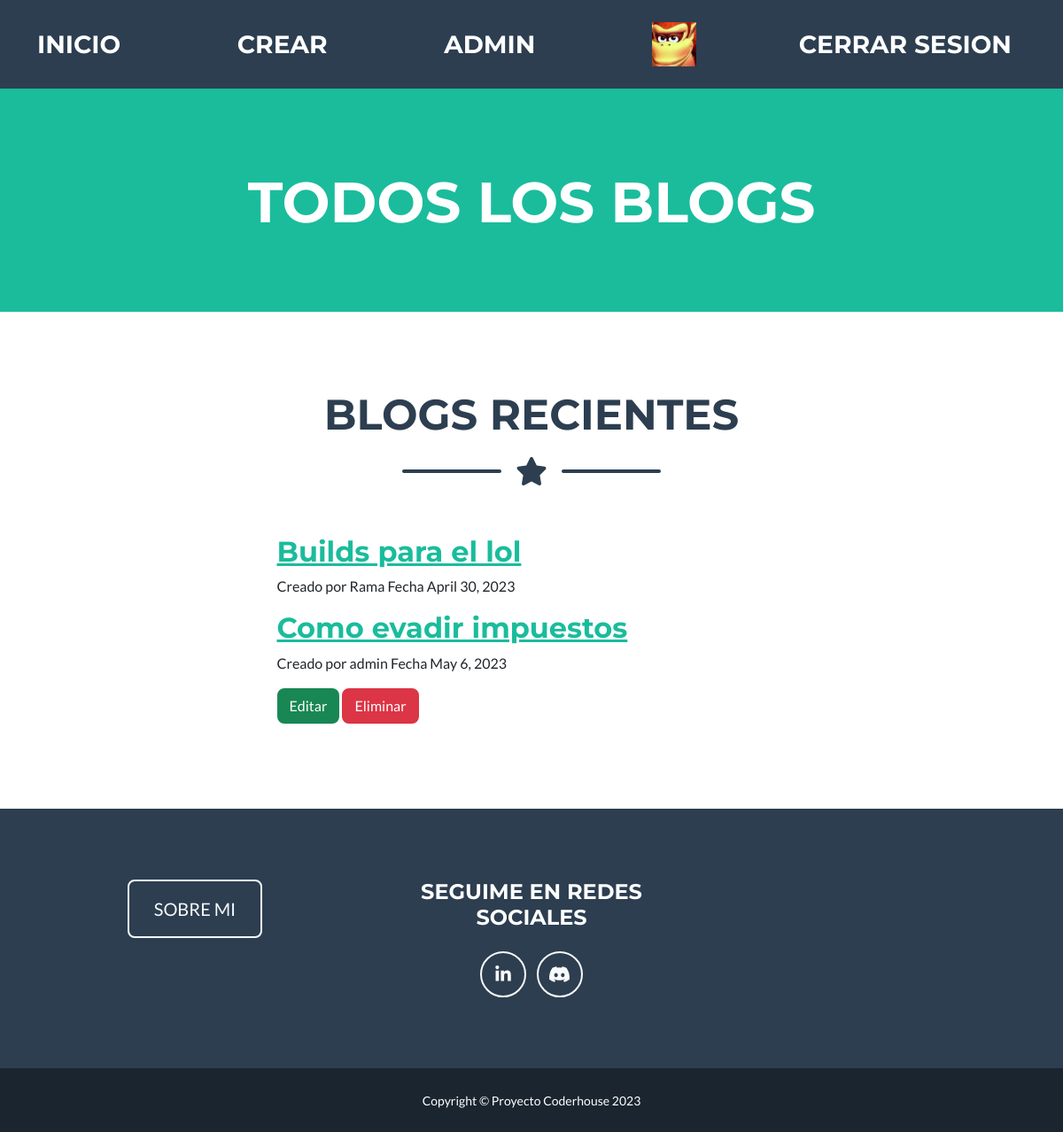
/accounts/eliminarBlog/1 (signed in), run on the app's committed database.
### accounts/models.py (models this page shows)
class BlogCreado(models.Model):
    tituloDelBlog=models.CharField(max_length=50)
    subtituloDelBlog=models.CharField(max_length=100)
    cuerpoDelBlog=models.TextField()
    autorDelBlog=models.CharField(max_length=50)
    fechaDelBlog=models.DateField()
    def __str__(self):
        return f"{self.tituloDelBlog.upper()} - {self.subtituloDelBlog}"

### accounts/views.py (the view)
# urls.py: path("eliminarBlog/<int:id>", eliminarBlog, name="eliminarBlog"),
@login_required
def eliminarBlog(request, id):
    usuario=request.user
    nombreAutor=BlogCreado.objects.filter(autorDelBlog__icontains=usuario.username)
    print(nombreAutor)
    blog=BlogCreado.objects.get(id=id)
    print(blog)
    blog.delete()
    blogs=BlogCreado.objects.all()
    form = BlogCreadoForm()
    return render(request, "listaDeBlogs.html", {"blogs": blogs, "mensaje": "Blog eliminado correctamente", "form": form, "avatar":obtenerAvatar(request)})

### accounts/views.py (called while the page is built)
@login_required
def obtenerAvatar(request):
    avatares=Avatar.objects.filter(user=request.user.id)
    if len(avatares)!=0:
        return avatares[0].imagen.url
    else:
        return "/media/avatars/default.png"

### templates/listaDeBlogs.html (shortened to what this page needs)
{% extends "padre.html" %}
{% load static %}
{% block navBar %}
        <nav class="navbar navbar-expand-lg bg-secondary text-uppercase fixed-top" id="mainNav">
            <div class="container">
                <a class="navbar-brand" href="{% url "inicio" %}">INICIO</a>
                <a class="navbar-brand" href="{% url "crearBlog" %}">Crear</a>
                <a class="navbar-brand" href="{% url "perfilDeUsuario" %}">{{ user.username }}</a>
                <img src="{{ avatar }}" alt="Avatar" style="width:50px;height:50px;">
                <a class="navbar-brand" href="{% url "logout" %}">Cerrar Sesion</a>
            </div>
        </nav>
{% endblock navBar %}
{% block titulo %}
<h1 class="masthead-heading text-uppercase mb-0">Todos los blogs</h1>
{% endblock titulo %}
{% block primerSeccionPagina %}
<section class="page-section portfolio" id="portfolio">
    <div class="container">
        <h2 class="page-section-heading text-center text-uppercase text-secondary mb-0">Blogs Recientes</h2>
        <div class="divider-custom">
            <div class="divider-custom-line"></div>
            <div class="divider-custom-icon"><i class="fas fa-star"></i></div>
            <div class="divider-custom-line"></div>
        </div>
        <div class="container px-4 px-lg-5">
            <div class="row gx-4 gx-lg-5 justify-content-center">
                <div class="col-md-10 col-lg-8 col-xl-7">
                    <div class="post-preview">
                        {% for blog in blogs %}
                        <a href="{{blog.id}}">
                            <h2 class="post-title">{{ blog.tituloDelBlog }}</h2>
                        </a>
                        <p class="post-meta">
                            Creado por {{ blog.autorDelBlog }}
                            Fecha {{ blog.fechaDelBlog }}
                        </p>
                        {% if request.user.username == blog.autorDelBlog %}
                        <a class="btn btn-success" href="{% url 'editarBlog'  blog.id  %}">Editar</a>
                        <a class="btn btn-danger" href="{% url 'eliminarBlog'  blog.id  %}">Eliminar</a>
                        {% endif %}
                        {% endfor %}
                    </div>
                </div>
            </div>
        </div>
    </div>
</section>
{% endblock primerSeccionPagina %}

### data on the page
BlogCreado: tituloDelBlog "Builds para el lol", autorDelBlog "Rama", fechaDelBlog "April 30, 2023"
BlogCreado: tituloDelBlog "Como evadir impuestos", autorDelBlog "admin", fechaDelBlog "May 6, 2023", shows "Editar"

### other printed values
{{ user.username }} "ADMIN"
